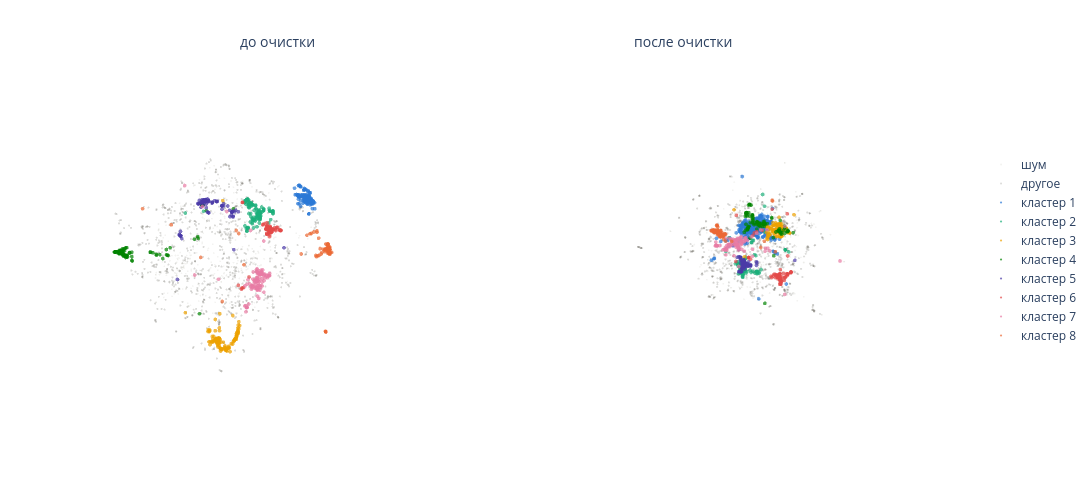

The code cell stored with this chart in its notebook:
### Code cell
plot_clusters_3d_comparison(
    [
        (e5_embeddings, clustered_e5, queries),
        (e5_embeddings_cleaned, clustered_e5_cleaned, queries_cleaned),
    ],
    titles=['до очистки', 'после очистки'],
);
